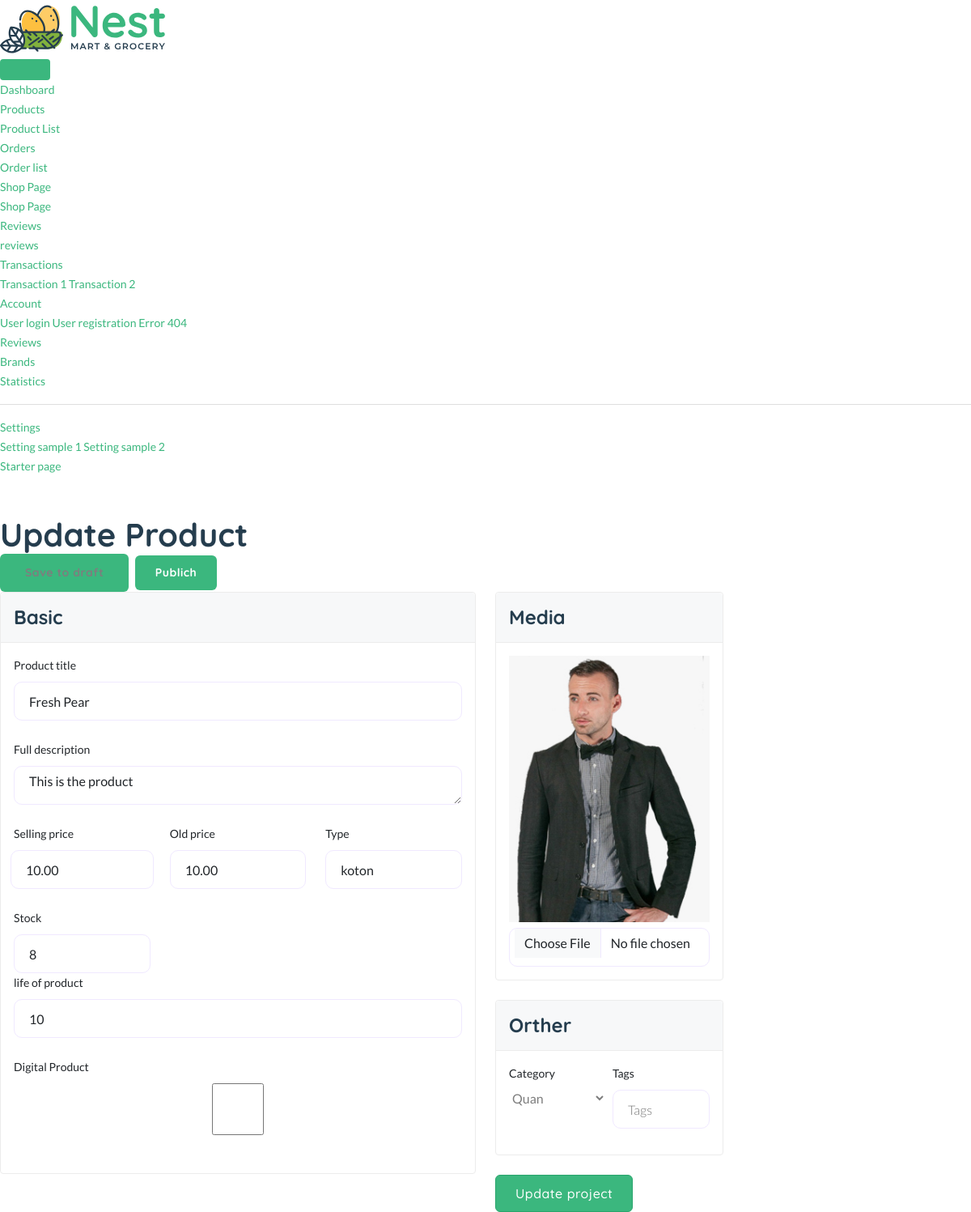
The page /useradmin/edit_product/cat3 on the database as committed earlier.
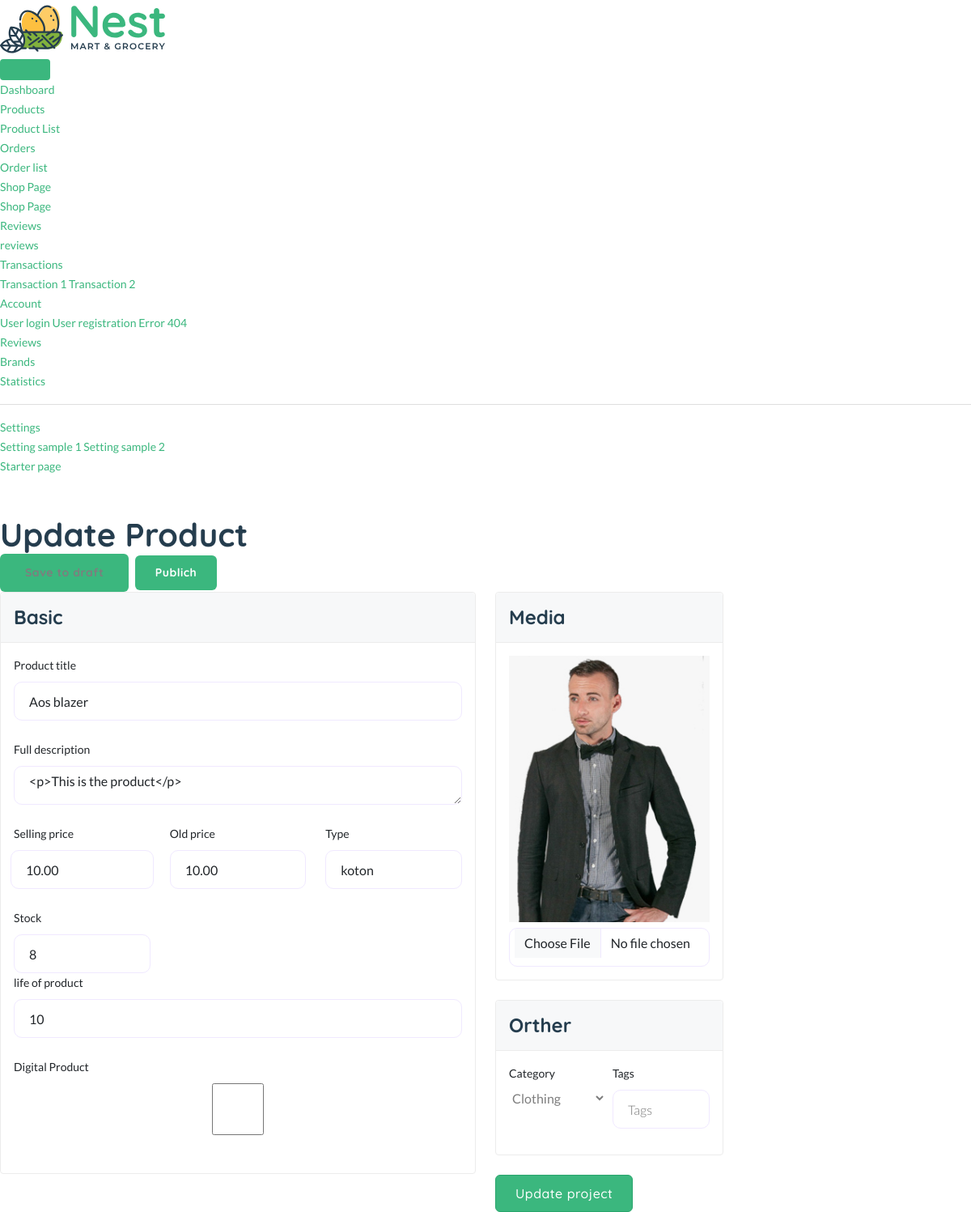
The same page on the database as committed later.
### core/models.py (models this page shows, shortened)
class Product(models.Model):
    pid = ShortUUIDField(unique=True, length=10, max_length=20, alphabet="abcdefghi12345")
    user = models.ForeignKey(User, on_delete=models.SET_NULL, null=True)
    category = models.ForeignKey(Category, on_delete=models.SET_NULL, null=True, related_name="category")
    vendor = models.ForeignKey(Vendor,on_delete=models.SET_NULL, null=True,related_name="product" )
    title = models.CharField(max_length=100, default="Fresh Pear")
    image = models.ImageField(upload_to=user_directory_path, default="product.jpg")
    description = RichTextUploadingField(null=True, blank=True, default="This is the product")
    price = models.DecimalField(max_digits=10, decimal_places=2, default="1.99")
    old_price = models.DecimalField(max_digits=10, decimal_places=2, default="2.99")
    specifications = RichTextUploadingField(null=True, blank=True)
    type = models.CharField(max_length=100, default="koton",null=True,blank=True)
    stock_count = models.CharField(max_length=100, default="8",null=True,blank=True)
    life = models.CharField(max_length=100,default="10 days",null=True,blank=True)
    mfd = models.DateTimeField(auto_now_add=False,null=True,blank=True)
    tags = TaggableManager(blank=True)
    product_status = models.CharField(choices=STATUS, max_length=10, default="in_review")
    status = models.BooleanField(default=True)
    in_stock = models.BooleanField(default=True)
    featured = models.BooleanField(default=False)
    digital = models.BooleanField(default=False)
    sku = ShortUUIDField(unique=True,length=4, max_length=10, prefix = "sku", alphabet="1234567890")
    date = models.DateTimeField(auto_now_add=True)
    update = models.DateTimeField(null=True,blank=True)
    class Meta:
        verbose_name_plural = "Products"

### useradmin/views.py (the view)
# urls.py: path("edit_product/<pid>",views.edit_product, name="edit_product"),
def edit_product(request, pid):
    product = Product.objects.get(pid=pid)
    if request.method == "POST":
        form = AddProductForm(request.POST, request.FILES,instance=product)
        if form.is_valid():
            new_form = form.save(commit=False)
            new_form.user = request.user
            new_form.save()
            form.save_m2m()
            return redirect("useradmin:edit_product",product.pid)
    else:
        form = AddProductForm(instance=product)
    context = {
        "form":form,
        "product":product,
    }
    return render(request,"useradmin/edit-product.html",context)

### core/context_processor.py (called while the page is built)
def default(request):
    categories = Category.objects.all()
    vendors = Vendor.objects.all()
    min_max_price = Product.objects.aggregate(Min("price"),Max("price"))
    try:
        address = Address.objects.get(user = request.user)
    except:
        address = None
    try:
        wishlist = Wishlist.objects.filter(user = request.user)
    except:
        messages.warning(request,"you need login ")
        wishlist = 0
    return{
        "categories":categories,
        "wishlist":wishlist,
        "address":address,
        "vendors":vendors,
        "min_max_price":min_max_price,
    }

### core/models.py (called while the page is built)
    def __str__(self):
        return self.title

### templates/useradmin/edit-product.html (shortened to what the changed rows need)
{% extends "useradmin/base.html" %}
{% load static %}
{% load humanize %}
{% block content %}
<main class="main-wrap">
    <section class="content-main">
        <form  method="POST" enctype="multipart/form-data" >
        <div class="row">
            <div class="col-9">
                <div class="content-header">
                    <h2 class="content-title">Update Product</h2>
                </div>
            </div>
            <div class="col-lg-6">
                <div class="card mb-4">
                    <div class="card-body">
                            <div class="mb-4">
                                <label for="product_name" class="form-label">Product title</label>
                                {{form.title}}
                            </div>
                            <div class="mb-4">
                                <label class="form-label">Full description</label>
                                {{form.description}}
                            </div>
                            <div class="row">
                                <div class="col-lg-4">
                                    <div class="mb-4">
                                        <div class="row gx-2">
                                            {{form.price}}
                                        </div>
                                    </div>
                                </div>
                                <div class="col-lg-4">
                                    <div class="mb-4">
                                        <label class="form-label">Old price</label>
                                        {{form.old_price}}
                                    </div>
                                </div>
                                <div class="col-lg-4">
                                    <label class="form-label">Type</label>
                                    {{form.type}}
                                </div>
                                <div class="col-lg-4">
                                    <label class="form-label">Stock</label>
                                    {{form.stock_count}}
                                </div>
                            </div>
                            <div class="mb-4">
                                <label class="form-label">life of product</label>
                                {{form.life}}
                            </div>
                            <div class="mb-4">
                                <label class="form-label">Digital Product</label>
                                <br/>
                                {{form.digital}}
                            </div>
                    </div>
                </div>
            </div>
            <div class="col-lg-3">
                <div class="card mb-4">
                    <div class="card-body">
                        <div class="input-upload">
                            <img src="{{product.image.url}}" alt="" />
                            {{form.image}}
                        </div>
                    </div>
                </div>
                <div class="card mb-4">
                    <div class="card-body">
                        <div class="row gx-2">
                            <div class="col-sm-6 mb-3">
                                <label class="form-label">Category</label>
                               {{form.category}}
                            </div>
                        </div>
                    </div>
                    </div> <button class="btn btn-md rounded font-sm hover-up" type="submit">Update project</button>
            </div>
            </div>
    </section>
</main>
{% endblock content %}

Rows that differ between the two databases and show on the page:
changed Product "koton": title "Fresh Pear" → "Aos blazer"; description "This is the product" → "<p>This is the product</p>"; category "Quan" → "Clothing"
